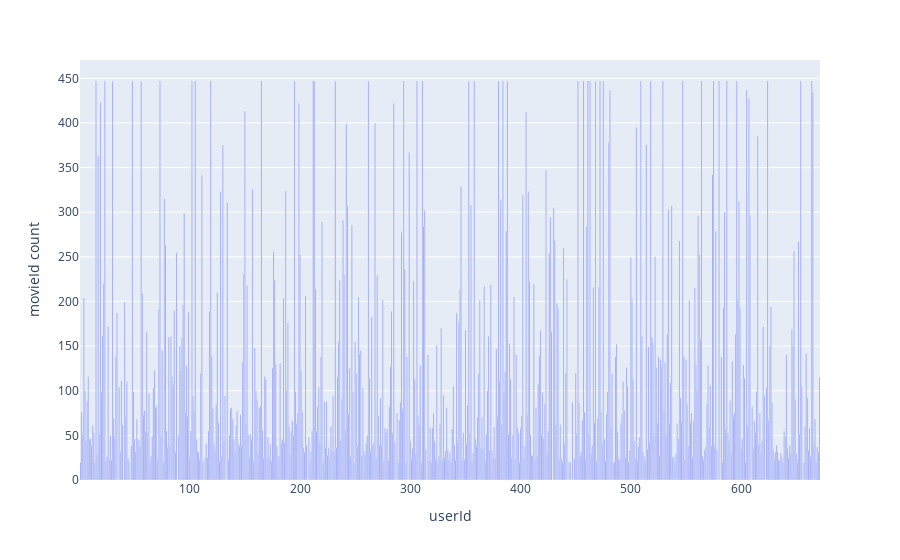

The cell this chart's notebook holds for it:
### Markdown cell above
### Checking that we don't have any of the previous behaviours

### Code cell
ratings_per_user = cleaned_df.groupby('userId').agg({'movieId': 'count', 'rating': 'mean'})
ratings_per_user = ratings_per_user.rename(columns={'movieId': 'movieId count', 'rating': 'average rating'}).sort_values("movieId count", ascending=False)
px.bar(ratings_per_user, x=ratings_per_user.index, y='movieId count')

### Figure 1 — Plotly figure (JSON) as saved in the notebook; plotly's stock layout.template omitted (floating-point values rounded to 4 significant figures; data arrays with more than 128 entries replaced by an {"elided": "..."} marker saying what was removed)
{"data": [{"alignmentgroup": "True", "hovertemplate": "userId=%{x}<br>movieId count=%{y}<extra></extra>", "legendgroup": "", "marker": {"color": "#636efa", "pattern": {"shape": ""}}, "name": "", "offsetgroup": "", "orientation": "v", "showlegend": false, "textposition": "auto", "type": "bar", "x": {"elided": "652 int values"}, "xaxis": "x", "y": {"elided": "652 int values"}, "yaxis": "y"}], "layout": {"barmode": "relative", "legend": {"tracegroupgap": 0}, "margin": {"t": 60}, "xaxis": {"anchor": "y", "domain": [0, 1], "title": {"text": "userId"}}, "yaxis": {"anchor": "x", "domain": [0, 1], "title": {"text": "movieId count"}}}}
